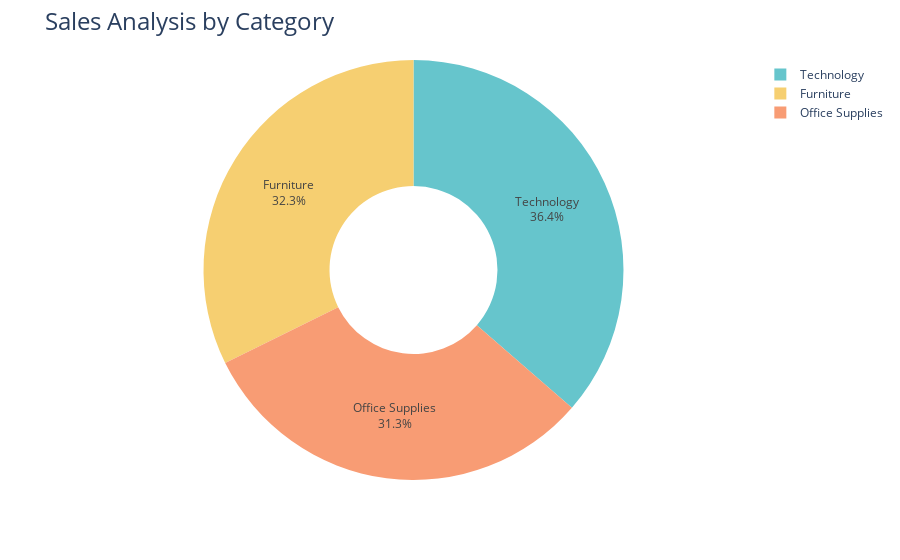

Notebook source saved alongside this figure:
### Code cell
fig = px.pie(sales_by_category,
             values='Sales',
             names='Category',
             hole=0.4,
             color_discrete_sequence=px.colors.qualitative.Pastel)

fig.update_traces(textposition='inside', textinfo='percent+label')
fig.update_layout(title_text='Sales Analysis by Category', title_font=dict(size=24))

fig.show()

### Figure 1 — Plotly figure (JSON) as saved in the notebook; plotly's stock layout.template omitted (floating-point values rounded to 4 significant figures)
{"data": [{"domain": {"x": [0, 1], "y": [0, 1]}, "hole": 0.4, "hovertemplate": "Category=%{label}<br>Sales=%{value}<extra></extra>", "labels": ["Furniture", "Office Supplies", "Technology"], "legendgroup": "", "name": "", "showlegend": true, "textinfo": "percent+label", "textposition": "inside", "type": "pie", "values": [742000.0, 719000.0, 836200.0]}], "layout": {"legend": {"tracegroupgap": 0}, "margin": {"t": 60}, "piecolorway": ["rgb(102, 197, 204)", "rgb(246, 207, 113)", "rgb(248, 156, 116)", "rgb(220, 176, 242)", "rgb(135, 197, 95)", "rgb(158, 185, 243)", "rgb(254, 136, 177)", "rgb(201, 219, 116)", "rgb(139, 224, 164)", "rgb(180, 151, 231)", "rgb(179, 179, 179)"], "title": {"font": {"size": 24}, "text": "Sales Analysis by Category"}}}
